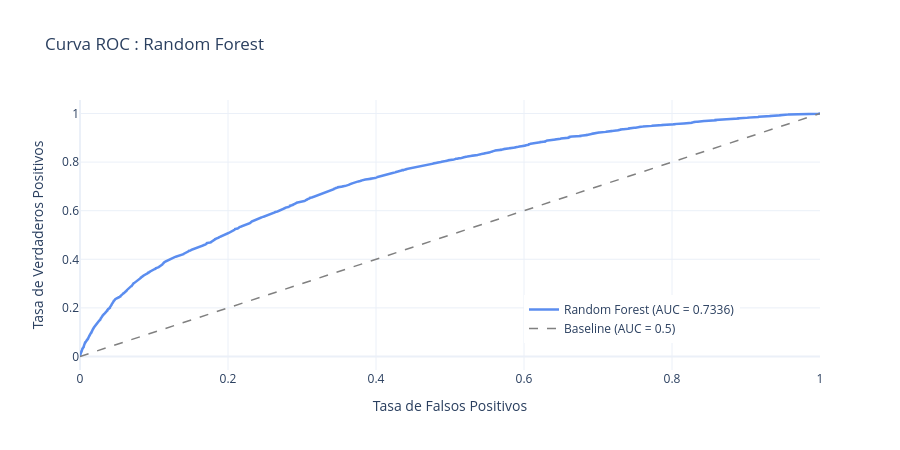

The notebook cell this image was saved under:
### Code cell
# -- Visualización 3: Curva ROC ----------------------------------------------
fpr, tpr, _ = roc_curve(y_test, y_proba, pos_label=1)

fig_roc = go.Figure()
fig_roc.add_trace(go.Scatter(
    x=fpr, y=tpr,
    mode='lines',
    name=f'Random Forest (AUC = {auc:.4f})',
    line=dict(color='#5B8DEF', width=2.5)
))
fig_roc.add_trace(go.Scatter(
    x=[0,1], y=[0,1],
    mode='lines',
    name='Baseline (AUC = 0.5)',
    line=dict(color='gray', width=1.5, dash='dash')
))
fig_roc.update_layout(
    title='Curva ROC : Random Forest',
    xaxis_title='Tasa de Falsos Positivos',
    yaxis_title='Tasa de Verdaderos Positivos',
    height=450,
    template='plotly_white',
    legend=dict(x=0.6, y=0.1)
)
fig_roc.show()

### Figure 1 — Plotly figure (JSON) as saved in the notebook; plotly's stock layout.template omitted (floating-point values rounded to 4 significant figures; data arrays with more than 128 entries replaced by an {"elided": "..."} marker saying what was removed)
{"data": [{"line": {"color": "#5B8DEF", "width": 2.5}, "mode": "lines", "name": "Random Forest (AUC = 0.7336)", "type": "scatter", "x": {"elided": "5031 float values"}, "y": {"elided": "5031 float values"}}, {"line": {"color": "gray", "dash": "dash", "width": 1.5}, "mode": "lines", "name": "Baseline (AUC = 0.5)", "type": "scatter", "x": [0, 1], "y": [0, 1]}], "layout": {"height": 450, "legend": {"x": 0.6, "y": 0.1}, "title": {"text": "Curva ROC : Random Forest"}, "xaxis": {"title": {"text": "Tasa de Falsos Positivos"}}, "yaxis": {"title": {"text": "Tasa de Verdaderos Positivos"}}}}
